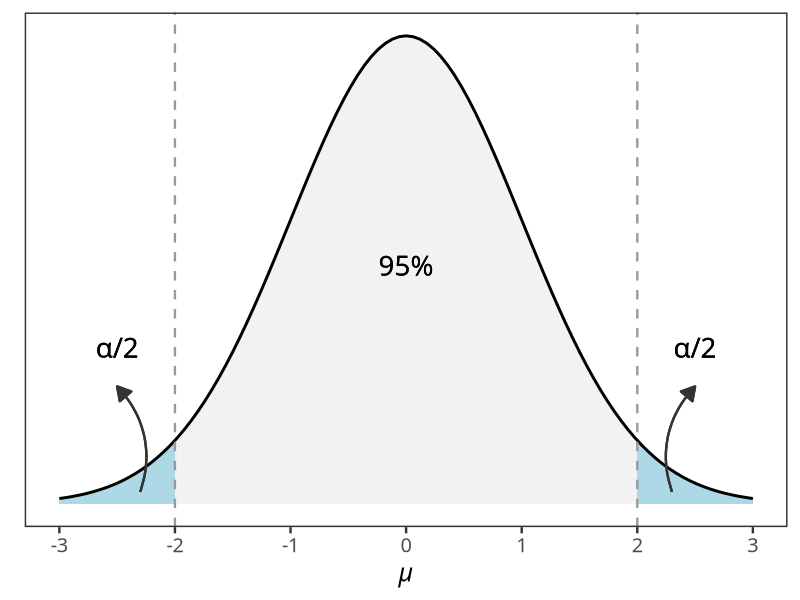
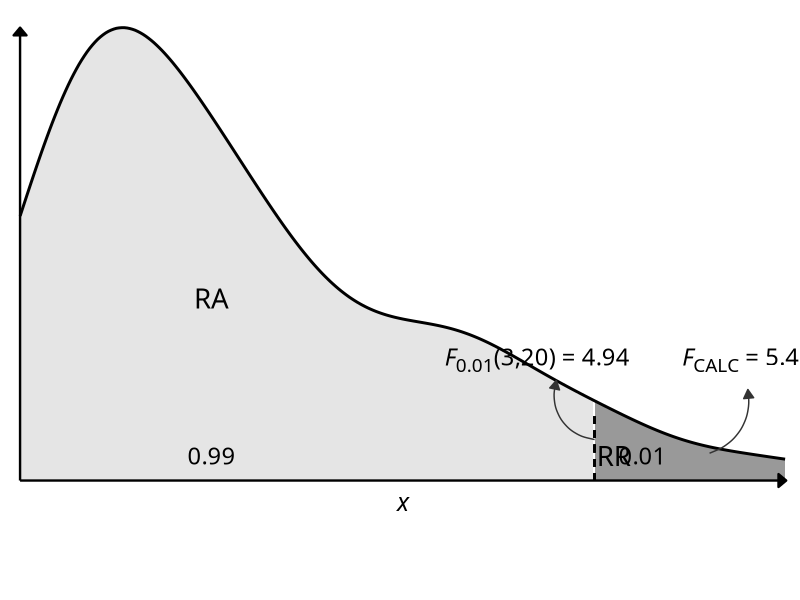

Write the R code that produced these figures, in order.
# Load necessary libraries
library(ggplot2)
library(tidyverse)
library(ggtext)







ggplot(data = data.frame(x = c(-3, 3)), aes(x)) +
  stat_function(fun = dnorm, 
                xlim = c(-3,-2),
                geom = "area",
                fill = "lightblue") +
  stat_function(fun = dnorm, 
                xlim = c(2,3),
                geom = "area",
                fill = "lightblue") +
  stat_function(fun = dnorm, 
                xlim = c(-2,2),
                geom = "area",
                fill = "gray95") +
  stat_function(fun = dnorm, n = 101, args = list(mean = 0, sd = 1),
                linewidth=1) +
  geom_curve(x = -2.3, y = 0.01,
             xend = -2.5, yend = 0.1,
             color = "gray20",
             arrow = arrow(
               angle = 30, 
               length = unit(0.15, "inches"),
               ends = "last", type = "closed"
             ),
             linewidth = .8,
             curvature = 0.3) +
  geom_curve(x = 2.3, y = 0.01,
             xend = 2.5, yend = 0.1,
             color = "gray20",
             arrow = arrow(
               angle = 30, 
               length = unit(0.15, "inches"),
               ends = "last", type = "closed"
             ),
             linewidth = .8,
             curvature = -0.3) +
  geom_richtext( x = -2.5, y = 0.13, label = "&alpha;/2",
                 family = "Barlow Condensed Medium",
                 fill = NA,
                 size = 7,
                 label.color = NA) +
  geom_richtext( x = 2.5, y = 0.13, label = "&alpha;/2",
                 family = "Barlow Condensed Medium",
                 fill = NA,
                 size = 7,
                 label.color = NA) +
  geom_richtext( x = 0, y = 0.2, label = "95%",
                 family = "Barlow Condensed Medium",
                 fill = NA,
                 size = 7,
                 label.color = NA) +
  geom_vline(xintercept = -2,
             linetype = 2,
             color = "gray60",
             linewidth = .8) +
  geom_vline(xintercept = 2,
             linetype = 2,
             color = "gray60",
             linewidth = .8) +
  scale_x_continuous(breaks = c(-3,-2,-1,0,1,2,3), limits = c(-3,3)) +
  scale_y_continuous( breaks=NULL ) +
  labs(x = "μ", y = element_blank()) +
  theme_bw(base_size = 18, base_family = "Barlow Condensed Medium") +
  theme(
    panel.grid = element_blank(),
    axis.title.x = element_markdown(face = "italic"),
    panel.border =  element_rect(linewidth = 1)
  )


library(ggplot2)
library(tidyverse)
library(ggtext)



  
  set.seed(134)
  
  fdist <- tibble(x = rf(100,3,20))
  
  den <- density(fdist$x)
  
  fdist <- tibble(x = den$x, y = den$y)
  
ggplot(data = fdist, aes(x,y)) +
    geom_area(data = fdist |>
                filter(x >= 3),
              aes(x = x, y = y),
              fill = "gray60")  +
    geom_area(data = fdist |>
                filter(x <= 3),
              aes(x = x, y = y),
              fill = "gray90")  +
    geom_segment(
      aes(x = 3.0, xend = 3.0, y = 0, yend = 0.07),
      linetype = 2,
      linewidth = .6) +
    geom_line(linewidth=1) +
    annotate("text",x= 1, y = 0.027, label = "0.99",
             family = "Barlow Condensed Medium",
             size = 6)+
    annotate("text",x= 3.25, y = 0.027, label = "0.01",
             family = "Barlow Condensed Medium",
             size = 6)+
    annotate("text",x= 1, y = 0.2, label = "RA",
             family = "Barlow Condensed Medium",
             size = 7)+
    annotate("text",x= 3.1, y = 0.027, label = "RR",
             family = "Barlow Condensed Medium",
             size = 7)+
    geom_curve(data = tibble(x = 3, y = 0.045,
                             xend = 2.8, yend = 0.11),
               aes(x=x,y=y,xend=xend,yend=yend),
               color = "gray20",
               arrow = arrow(
                 angle = 30, 
                 length = unit(0.1, "inches"),
                 ends = "last", type = "closed"
               ),
               linewidth = .5,
               curvature = -0.5) +
    geom_curve(data = tibble(x = 3.6, y = 0.03,
                             xend = 3.8, yend = 0.10),
               aes(x=x,y=y,xend=xend,yend=yend),
               color = "gray20",
               arrow = arrow(
                 angle = 30, 
                 length = unit(0.1, "inches"),
                 ends = "last", type = "closed"
               ),
               linewidth = .5,
               curvature = 0.4) +
    geom_richtext(data = tibble(x = 2.7, y = 0.13, label = "<i>F</i><sub>0.01</sub>(3,20) = 4.94"),
                  aes(x,y,label = label),
                  family = "Barlow Condensed Medium",
                  size = 6,
                  label.color = NA,
                  fill = NA
    ) +
    geom_richtext(data = tibble(x = 3.8, y = 0.13, label = "<i>F</i><sub>CALC</sub> = 5.40"),
                  aes(x,y,label = label),
                  family = "Barlow Condensed Medium",
                  size = 6,
                  label.color = NA,
                  fill = NA
    ) +
    scale_x_continuous(limits = c(0,4), expand = c(0,0)) +
    scale_y_continuous(expand = expansion(mult = c(0,0))) +
    theme_classic(base_size = 18, base_family = "Barlow Condensed Medium") +
    coord_cartesian(clip = "off") +
    theme(
      panel.grid = element_blank(),
      axis.title.x = element_markdown(face = "italic"),
      #panel.border =  element_rect(linewidth = 1),
      axis.text = element_blank(),
      axis.ticks = element_blank(),
      axis.title = element_blank(),
      plot.margin = margin(t = 20,  # Top margin
                           r = 10,  # Right margin
                           b = 60,  # Bottom margin
                           l = 10),
      axis.line = element_line(arrow = arrow(
        angle = 40, 
        length = unit(0.1, "inches"),
        ends = "last", type = "closed"
      ))
      
    )
  





